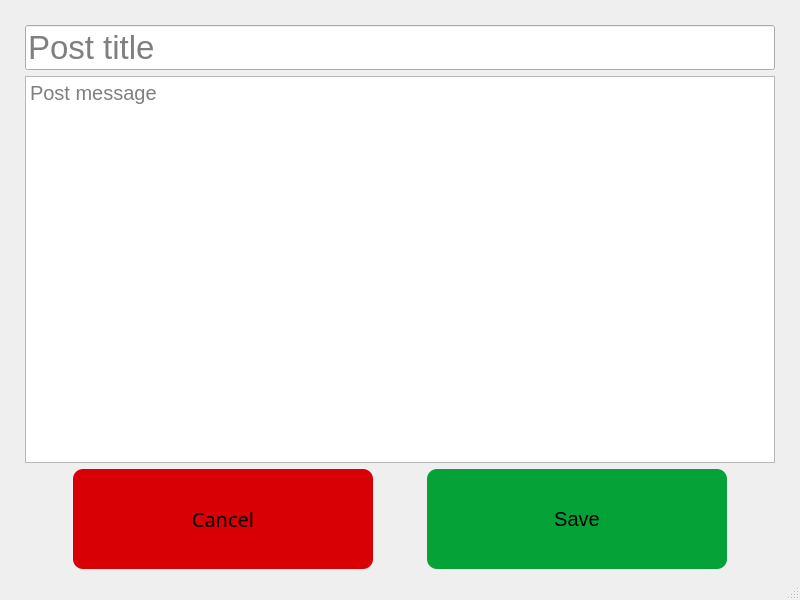
<?xml version="1.0" encoding="UTF-8"?>
<ui version="4.0">
 <class>MainWindow</class>
 <widget class="QMainWindow" name="MainWindow">
  <property name="geometry">
   <rect>
    <x>0</x>
    <y>0</y>
    <width>800</width>
    <height>600</height>
   </rect>
  </property>
  <property name="windowTitle">
   <string>MainWindow</string>
  </property>
  <property name="styleSheet">
   <string notr="true"/>
  </property>
  <widget class="QWidget" name="centralwidget">
   <layout class="QVBoxLayout" name="verticalLayout_2">
    <property name="leftMargin">
     <number>25</number>
    </property>
    <property name="topMargin">
     <number>25</number>
    </property>
    <property name="rightMargin">
     <number>25</number>
    </property>
    <item>
     <layout class="QVBoxLayout" name="verticalLayout">
      <item>
       <widget class="QLineEdit" name="EditCreatePostTitle">
        <property name="font">
         <font>
          <pointsize>25</pointsize>
         </font>
        </property>
        <property name="placeholderText">
         <string>Post title</string>
        </property>
       </widget>
      </item>
      <item>
       <widget class="QTextEdit" name="EditCreatePostMessage">
        <property name="font">
         <font>
          <pointsize>15</pointsize>
         </font>
        </property>
        <property name="placeholderText">
         <string>Post message</string>
        </property>
       </widget>
      </item>
      <item>
       <layout class="QHBoxLayout" name="horizontalLayout">
        <item>
         <widget class="QPushButton" name="EditCreateCancelbtn">
          <property name="sizePolicy">
           <sizepolicy hsizetype="Minimum" vsizetype="Expanding">
            <horstretch>0</horstretch>
            <verstretch>0</verstretch>
           </sizepolicy>
          </property>
          <property name="maximumSize">
           <size>
            <width>300</width>
            <height>100</height>
           </size>
          </property>
          <property name="font">
           <font>
            <family>Noto Sans</family>
            <pointsize>15</pointsize>
           </font>
          </property>
          <property name="styleSheet">
           <string notr="true">background-color: rgb(216, 0, 4);
border-radius: 10px;
padding: 0px 5px;</string>
          </property>
          <property name="text">
           <string>Cancel</string>
          </property>
         </widget>
        </item>
        <item>
         <widget class="QPushButton" name="EditCreateSavebtn">
          <property name="sizePolicy">
           <sizepolicy hsizetype="Minimum" vsizetype="Expanding">
            <horstretch>0</horstretch>
            <verstretch>0</verstretch>
           </sizepolicy>
          </property>
          <property name="maximumSize">
           <size>
            <width>300</width>
            <height>100</height>
           </size>
          </property>
          <property name="font">
           <font>
            <pointsize>15</pointsize>
           </font>
          </property>
          <property name="styleSheet">
           <string notr="true">background-color: rgb(5, 163, 55);
border-radius: 10px;
padding: 0px 5px;</string>
          </property>
          <property name="text">
           <string>Save</string>
          </property>
         </widget>
        </item>
       </layout>
      </item>
     </layout>
    </item>
   </layout>
  </widget>
  <widget class="QMenuBar" name="menubar">
   <property name="geometry">
    <rect>
     <x>0</x>
     <y>0</y>
     <width>800</width>
     <height>30</height>
    </rect>
   </property>
  </widget>
  <widget class="QStatusBar" name="statusbar"/>
 </widget>
 <resources>
  <include location="bg.qrc"/>
 </resources>
 <connections/>
</ui>
